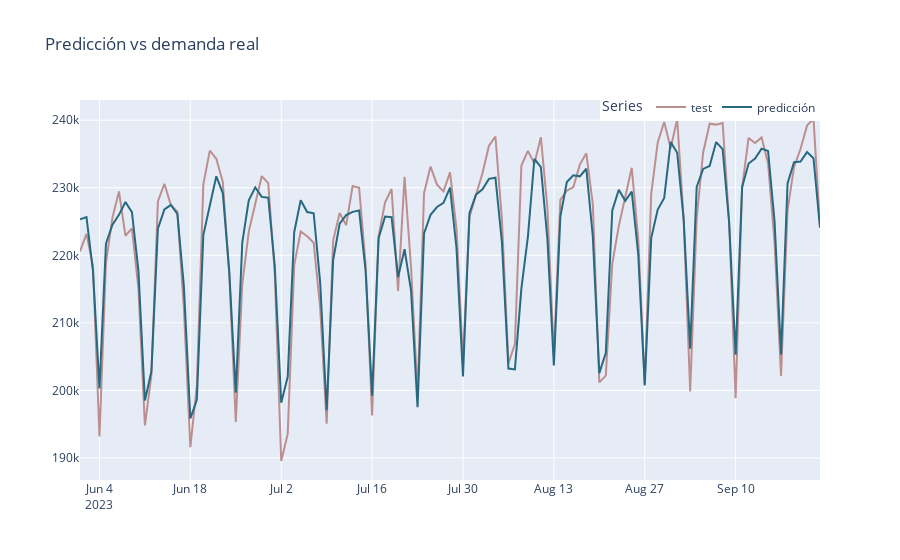

The notebook cell this image was saved under:
### Markdown cell above
## Ridge, Lasso,  ElasticNet

### Code cell
# Models to compare, Ridge,  ElasticNet.....
import random
random.seed(123)

models = [
          Ridge(random_state=123),
          ElasticNet(random_state=123)
          ]

# Hyperparameter to search for each model
param_grids = {
               'Ridge': {'alpha': np.logspace(-10, 5, 300)},
               'ElasticNet':{'alpha': np.linspace(0.001, 1.0, num=50), 'l1_ratio':np.linspace(0, 1, num=50)}
               }

                        
# Lags used as predictors
lags_grid = [6, 7 ,14, 21, 28]

columnas_tipo_dia = [col for col in df.columns if col.startswith('TIPO_DIA_')]
variables_exogenas = nombres_variables + columnas_tipo_dia

df_results = pd.DataFrame()
for i, model in enumerate(models):
    print(f"-------------------------")
    print(f"Grid search for regressor: {model}")
    print(f"-------------------------")

    forecaster = ForecasterAutoreg(
                     regressor = model,
                     lags      = [1, 2, 3, 4, 5, 6, 7, 14, 21, 28],
                     transformer_y = StandardScaler()
                 )

    # Regressor hyperparameters
    param_grid = param_grids[list(param_grids)[i]]

    results_grid = grid_search_forecaster(
                       forecaster         = forecaster,
                       y                  = datos.loc[:fin_validacion, 'Demanda_SIN'],
                       exog               = datos.loc[:fin_validacion, variables_exogenas],
                       param_grid         = param_grid,
                       lags_grid          = lags_grid,
                       steps              = len(datos.loc[fin_train:fin_validacion]),
                       refit              = True, #True
                       metric             = ['mean_absolute_percentage_error','mean_squared_error', 'mean_absolute_error', 'mean_squared_log_error'],
                       initial_train_size = len(datos.loc[:fin_train]),
                       fixed_train_size   = True, # False
                       allow_incomplete_fold =True,
                       return_best        = True, #True
                       n_jobs             = 'auto',
                       verbose            = False, #True
                       show_progress      = True
                   )
    
    # Create a column with model name
    results_grid['model'] = list(param_grids)[i]
    
    df_results = pd.concat([df_results, results_grid])

df_results = df_results.sort_values(by='mean_absolute_percentage_error')



# Backtesting datos de test
# ==============================================================================
metric, predicciones = backtesting_forecaster(
                            forecaster         = forecaster,
                            y                    = datos.loc[:fin_validacion, 'Demanda_SIN'],
                            exog                 = datos.loc[:fin_validacion, variables_exogenas],
                            initial_train_size = len(datos.loc[:fin_train]),
                            fixed_train_size   = False, #Incremental
                            allow_incomplete_fold =True,
                            steps              = 7, #len(datos.loc[fin_train:fin_validacion])
                            metric             = ['mean_absolute_percentage_error', 'mean_squared_error', 'mean_absolute_error', 'mean_squared_log_error'],
                            refit              = True, #7
                            interval           = [2.5, 97.5],
                            random_state	  = 123,
                            n_jobs             = 'auto',
                            verbose            = True,
                            show_progress      = True,
                       )
print(metric)
print(f"Error de backtest_mean_absolute_percentage_error: {metric[0]:.2f}")
print(f"Error de backtest_mean_absolute_error: {metric[1]:.2f}")
print(f"Error de backtest_mean_squared_error: {metric[2]:.2f}")
print(f"Error de backtest_mean_squared_log_error: {metric[3]:.2f}")

predicciones
y_true = datos.loc[predicciones.index, 'Demanda_SIN']
mae = mean_absolute_error(y_true, predicciones['pred'])
mape = (mae / y_true).mean() * 100
mape_m=mean_absolute_percentage_error(y_true, predicciones['pred'])
print("MAPE_METRICA",mape_m)
print("MAPE:", mape)


# Importancia predictores
# ==============================================================================
print(forecaster.get_feature_importances())


#Grafico de predicciones vs real........

fig = go.Figure()
fig.add_trace(go.Scatter(x=datos.loc[predicciones.index, 'Demanda_SIN'].index,
                         y=datos.loc[predicciones.index, 'Demanda_SIN'],
                         mode='lines',
                         name='test',
                         line=dict(color='#bc8f8f'))) 
fig.add_trace(go.Scatter(x=predicciones.index,
                         y=predicciones['pred'],
                         mode='lines',
                         name='predicción',
                         line=dict(color='#276981'))) 
fig.update_layout(title='Predicción vs demanda real')
fig.update_layout(legend=dict(title='Series', orientation='h', y=1.02, xanchor='right', x=1))
fig.show()

### Figure 1 — Plotly figure (JSON) as saved in the notebook; plotly's stock layout.template omitted (floating-point values rounded to 4 significant figures)
{"data": [{"line": {"color": "#bc8f8f"}, "mode": "lines", "name": "test", "type": "scatter", "x": ["2023-06-01T00:00:00", "2023-06-02T00:00:00", "2023-06-03T00:00:00", "2023-06-04T00:00:00", "2023-06-05T00:00:00", "2023-06-06T00:00:00", "2023-06-07T00:00:00", "2023-06-08T00:00:00", "2023-06-09T00:00:00", "2023-06-10T00:00:00", "2023-06-11T00:00:00", "2023-06-12T00:00:00", "2023-06-13T00:00:00", "2023-06-14T00:00:00", "2023-06-15T00:00:00", "2023-06-16T00:00:00", "2023-06-17T00:00:00", "2023-06-18T00:00:00", "2023-06-19T00:00:00", "2023-06-20T00:00:00", "2023-06-21T00:00:00", "2023-06-22T00:00:00", "2023-06-23T00:00:00", "2023-06-24T00:00:00", "2023-06-25T00:00:00", "2023-06-26T00:00:00", "2023-06-27T00:00:00", "2023-06-28T00:00:00", "2023-06-29T00:00:00", "2023-06-30T00:00:00", "2023-07-01T00:00:00", "2023-07-02T00:00:00", "2023-07-03T00:00:00", "2023-07-04T00:00:00", "2023-07-05T00:00:00", "2023-07-06T00:00:00", "2023-07-07T00:00:00", "2023-07-08T00:00:00", "2023-07-09T00:00:00", "2023-07-10T00:00:00", "2023-07-11T00:00:00", "2023-07-12T00:00:00", "2023-07-13T00:00:00", "2023-07-14T00:00:00", "2023-07-15T00:00:00", "2023-07-16T00:00:00", "2023-07-17T00:00:00", "2023-07-18T00:00:00", "2023-07-19T00:00:00", "2023-07-20T00:00:00", "2023-07-21T00:00:00", "2023-07-22T00:00:00", "2023-07-23T00:00:00", "2023-07-24T00:00:00", "2023-07-25T00:00:00", "2023-07-26T00:00:00", "2023-07-27T00:00:00", "2023-07-28T00:00:00", "2023-07-29T00:00:00", "2023-07-30T00:00:00", "2023-07-31T00:00:00", "2023-08-01T00:00:00", "2023-08-02T00:00:00", "2023-08-03T00:00:00", "2023-08-04T00:00:00", "2023-08-05T00:00:00", "2023-08-06T00:00:00", "2023-08-07T00:00:00", "2023-08-08T00:00:00", "2023-08-09T00:00:00", "2023-08-10T00:00:00", "2023-08-11T00:00:00", "2023-08-12T00:00:00", "2023-08-13T00:00:00", "2023-08-14T00:00:00", "2023-08-15T00:00:00", "2023-08-16T00:00:00", "2023-08-17T00:00:00", "2023-08-18T00:00:00", "2023-08-19T00:00:00", "2023-08-20T00:00:00", "2023-08-21T00:00:00", "2023-08-22T00:00:00", "2023-08-23T00:00:00", "2023-08-24T00:00:00", "2023-08-25T00:00:00", "2023-08-26T00:00:00", "2023-08-27T00:00:00", "2023-08-28T00:00:00", "2023-08-29T00:00:00", "2023-08-30T00:00:00", "2023-08-31T00:00:00", "2023-09-01T00:00:00", "2023-09-02T00:00:00", "2023-09-03T00:00:00", "2023-09-04T00:00:00", "2023-09-05T00:00:00", "2023-09-06T00:00:00", "2023-09-07T00:00:00", "2023-09-08T00:00:00", "2023-09-09T00:00:00", "2023-09-10T00:00:00", "2023-09-11T00:00:00", "2023-09-12T00:00:00", "2023-09-13T00:00:00", "2023-09-14T00:00:00", "2023-09-15T00:00:00", "2023-09-16T00:00:00", "2023-09-17T00:00:00", "2023-09-18T00:00:00", "2023-09-19T00:00:00", "2023-09-20T00:00:00", "2023-09-21T00:00:00", "2023-09-22T00:00:00", "2023-09-23T00:00:00"], "y": [220600.0, 223200.0, 218400.0, 193200.0, 218900.0, 225600.0, 229500.0, 222900.0, 224000.0, 215200.0, 194800.0, 202300.0, 228000.0, 230600.0, 227400.0, 226500.0, 212200.0, 191600.0, 200700.0, 230500.0, 235500.0, 234300.0, 230900.0, 217200.0, 195300.0, 215800.0, 223500.0, 227700.0, 231700.0, 230700.0, 217300.0, 189500.0, 193600.0, 218600.0, 223500.0, 222800.0, 221900.0, 212200.0, 195100.0, 222200.0, 226300.0, 224500.0, 230300.0, 230000.0, 218700.0, 196300.0, 222900.0, 227800.0, 229800.0, 214700.0, 231600.0, 218200.0, 199400.0, 229200.0, 233100.0, 230500.0, 229500.0, 232300.0, 224000.0, 204300.0, 225700.0, 228900.0, 232200.0, 236200.0, 237600.0, 225300.0, 204000.0, 206900.0, 233300.0, 235500.0, 233600.0, 237500.0, 227100.0, 205200.0, 228200.0, 229600.0, 230100.0, 233400.0, 235100.0, 227600.0, 201200.0, 202200.0, 218700.0, 224300.0, 228500.0, 233000.0, 222400.0, 200900.0, 229100.0, 236700.0, 239700.0, 235800.0, 240200.0, 225300.0, 199800.0, 225500.0, 235200.0, 239500.0, 239300.0, 239600.0, 225000.0, 198800.0, 230000.0, 237400.0, 236600.0, 237500.0, 233600.0, 221900.0, 202100.0, 226600.0, 233100.0, 235700.0, 239200.0, 240200.0, 224300.0]}, {"line": {"color": "#276981"}, "mode": "lines", "name": "predicción", "type": "scatter", "x": ["2023-06-01T00:00:00", "2023-06-02T00:00:00", "2023-06-03T00:00:00", "2023-06-04T00:00:00", "2023-06-05T00:00:00", "2023-06-06T00:00:00", "2023-06-07T00:00:00", "2023-06-08T00:00:00", "2023-06-09T00:00:00", "2023-06-10T00:00:00", "2023-06-11T00:00:00", "2023-06-12T00:00:00", "2023-06-13T00:00:00", "2023-06-14T00:00:00", "2023-06-15T00:00:00", "2023-06-16T00:00:00", "2023-06-17T00:00:00", "2023-06-18T00:00:00", "2023-06-19T00:00:00", "2023-06-20T00:00:00", "2023-06-21T00:00:00", "2023-06-22T00:00:00", "2023-06-23T00:00:00", "2023-06-24T00:00:00", "2023-06-25T00:00:00", "2023-06-26T00:00:00", "2023-06-27T00:00:00", "2023-06-28T00:00:00", "2023-06-29T00:00:00", "2023-06-30T00:00:00", "2023-07-01T00:00:00", "2023-07-02T00:00:00", "2023-07-03T00:00:00", "2023-07-04T00:00:00", "2023-07-05T00:00:00", "2023-07-06T00:00:00", "2023-07-07T00:00:00", "2023-07-08T00:00:00", "2023-07-09T00:00:00", "2023-07-10T00:00:00", "2023-07-11T00:00:00", "2023-07-12T00:00:00", "2023-07-13T00:00:00", "2023-07-14T00:00:00", "2023-07-15T00:00:00", "2023-07-16T00:00:00", "2023-07-17T00:00:00", "2023-07-18T00:00:00", "2023-07-19T00:00:00", "2023-07-20T00:00:00", "2023-07-21T00:00:00", "2023-07-22T00:00:00", "2023-07-23T00:00:00", "2023-07-24T00:00:00", "2023-07-25T00:00:00", "2023-07-26T00:00:00", "2023-07-27T00:00:00", "2023-07-28T00:00:00", "2023-07-29T00:00:00", "2023-07-30T00:00:00", "2023-07-31T00:00:00", "2023-08-01T00:00:00", "2023-08-02T00:00:00", "2023-08-03T00:00:00", "2023-08-04T00:00:00", "2023-08-05T00:00:00", "2023-08-06T00:00:00", "2023-08-07T00:00:00", "2023-08-08T00:00:00", "2023-08-09T00:00:00", "2023-08-10T00:00:00", "2023-08-11T00:00:00", "2023-08-12T00:00:00", "2023-08-13T00:00:00", "2023-08-14T00:00:00", "2023-08-15T00:00:00", "2023-08-16T00:00:00", "2023-08-17T00:00:00", "2023-08-18T00:00:00", "2023-08-19T00:00:00", "2023-08-20T00:00:00", "2023-08-21T00:00:00", "2023-08-22T00:00:00", "2023-08-23T00:00:00", "2023-08-24T00:00:00", "2023-08-25T00:00:00", "2023-08-26T00:00:00", "2023-08-27T00:00:00", "2023-08-28T00:00:00", "2023-08-29T00:00:00", "2023-08-30T00:00:00", "2023-08-31T00:00:00", "2023-09-01T00:00:00", "2023-09-02T00:00:00", "2023-09-03T00:00:00", "2023-09-04T00:00:00", "2023-09-05T00:00:00", "2023-09-06T00:00:00", "2023-09-07T00:00:00", "2023-09-08T00:00:00", "2023-09-09T00:00:00", "2023-09-10T00:00:00", "2023-09-11T00:00:00", "2023-09-12T00:00:00", "2023-09-13T00:00:00", "2023-09-14T00:00:00", "2023-09-15T00:00:00", "2023-09-16T00:00:00", "2023-09-17T00:00:00", "2023-09-18T00:00:00", "2023-09-19T00:00:00", "2023-09-20T00:00:00", "2023-09-21T00:00:00", "2023-09-22T00:00:00", "2023-09-23T00:00:00"], "y": [225300.0, 225700.0, 217600.0, 200300.0, 221700.0, 224500.0, 226000.0, 227900.0, 226400.0, 217700.0, 198500.0, 202800.0, 223900.0, 226800.0, 227500.0, 226100.0, 215400.0, 195800.0, 198600.0, 223000.0, 227400.0, 231700.0, 229200.0, 217500.0, 199700.0, 221900.0, 228200.0, 230100.0, 228700.0, 228500.0, 218500.0, 198200.0, 202000.0, 223400.0, 228200.0, 226400.0, 226200.0, 216000.0, 197100.0, 219300.0, 224700.0, 226000.0, 226400.0, 226600.0, 217700.0, 199200.0, 222500.0, 225700.0, 225600.0, 216800.0, 220900.0, 214800.0, 197500.0, 223200.0, 226000.0, 227200.0, 227800.0, 230000.0, 221100.0, 202100.0, 226200.0, 229000.0, 229800.0, 231300.0, 231500.0, 221900.0, 203200.0, 203100.0, 215100.0, 222700.0, 234300.0, 233100.0, 222500.0, 203700.0, 225700.0, 230900.0, 231800.0, 231700.0, 232800.0, 222800.0, 202600.0, 205500.0, 226600.0, 229700.0, 228100.0, 229400.0, 220100.0, 200700.0, 222600.0, 226800.0, 228500.0, 236800.0, 235200.0, 225300.0, 206200.0, 230100.0, 232800.0, 233200.0, 236800.0, 235700.0, 224900.0, 205300.0, 230100.0, 233600.0, 234300.0, 235800.0, 235400.0, 225000.0, 205300.0, 230600.0, 233800.0, 233900.0, 235300.0, 234400.0, 224100.0]}], "layout": {"legend": {"orientation": "h", "title": {"text": "Series"}, "x": 1, "xanchor": "right", "y": 1.02}, "title": {"text": "Predicción vs demanda real"}}}
